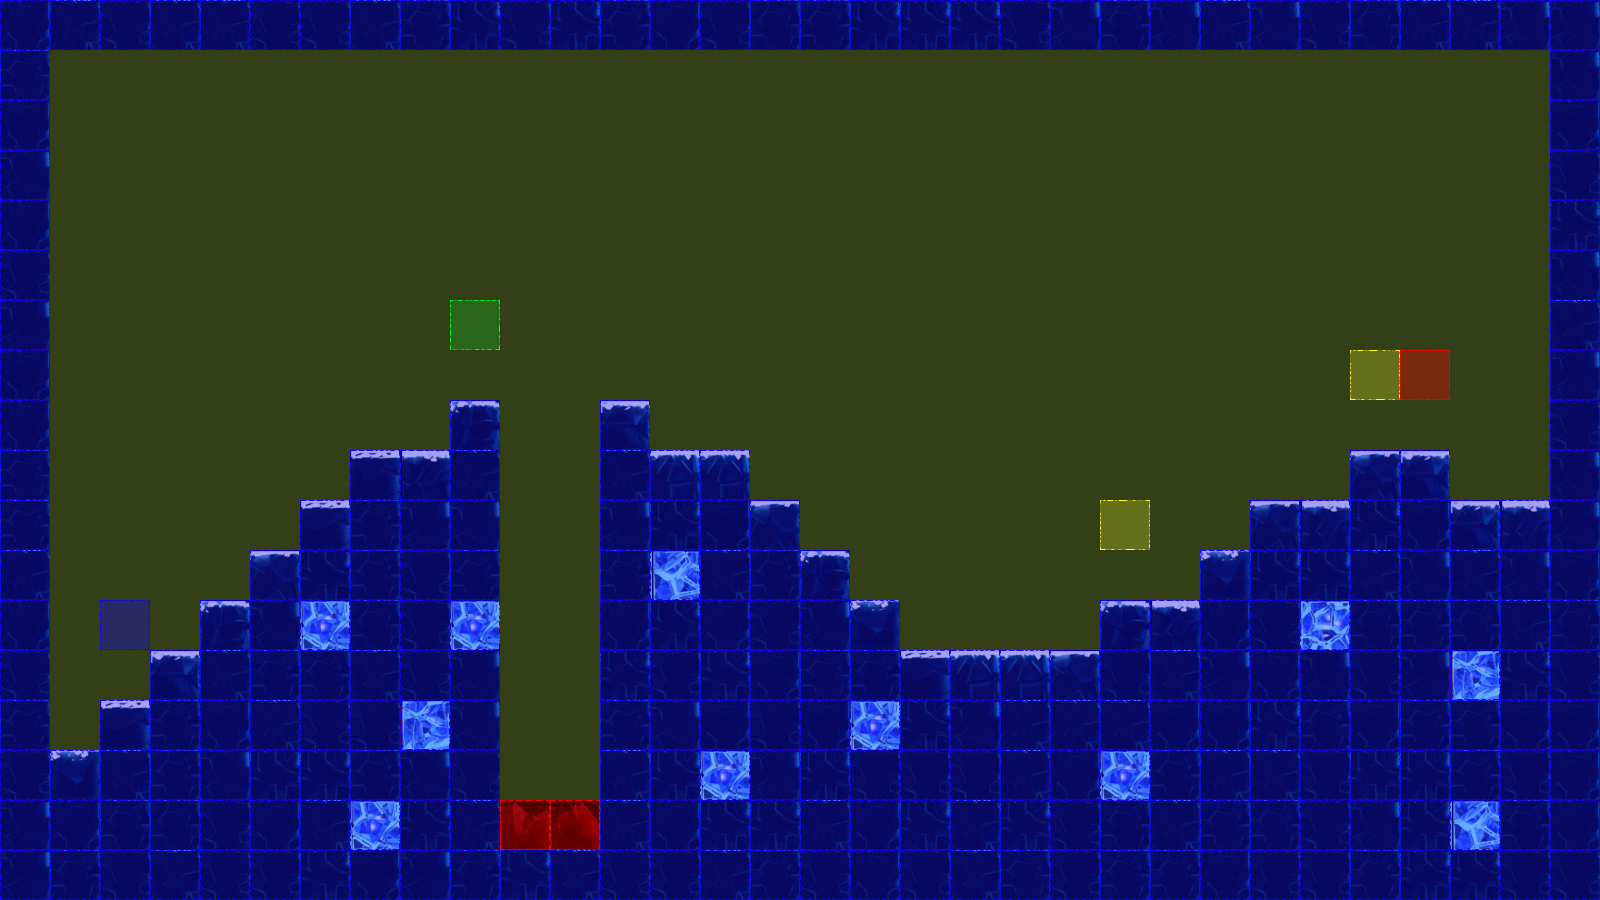

This game map was drawn from its Tiled (.tmx) file and the tilesets committed beside it. A one-line description and the trimmed map source follow:
An orthogonal 32x18 tile map with 50x50 px tiles, 3 tile layers (terrain, collision, event), 2 tilesets.

<map version="1.0" orientation="orthogonal" renderorder="left-up" width="32" height="18" tilewidth="50" tileheight="50" nextobjectid="3">
 <tileset firstgid="1" name="frozenPlainsTile" tilewidth="50" tileheight="50" tilecount="50" columns="10">
  <image source="tiles/iceTile.png" width="500" height="251" />
 </tileset>
 <tileset firstgid="51" name="collisionTile" tilewidth="50" tileheight="50" tilecount="12" columns="3">
  <image source="tiles/collisionTile.png" width="150" height="200" />
 </tileset>
 <layer name="terrain" width="32" height="18">
  <data>[576 cells, 269 non-empty, 19 distinct tile ids]</data>
 </layer>
 <layer name="collision" width="32" height="18">
  <data>[576 cells, 576 non-empty, 3 distinct tile ids]</data>
 </layer>
 <layer name="event" width="32" height="18">
  <data>[576 cells, 5 non-empty, 4 distinct tile ids]</data>
 </layer>
</map>
